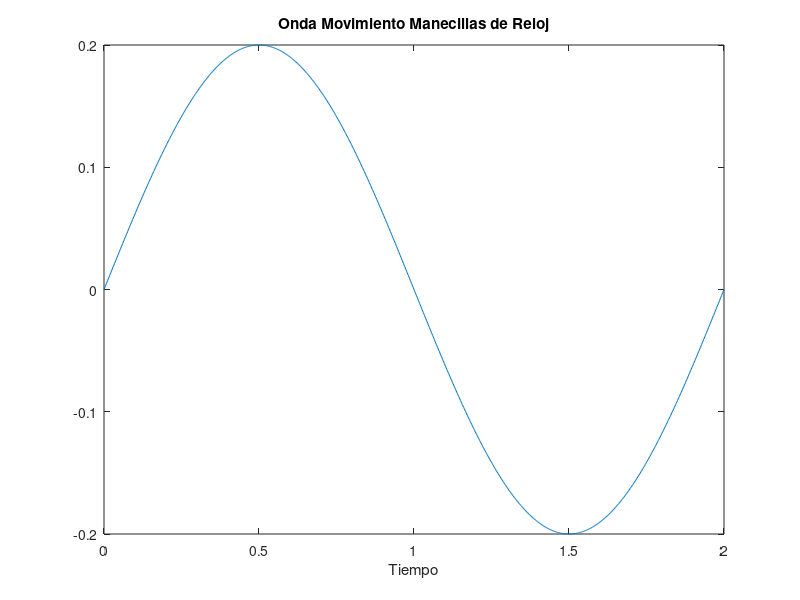

Reproduce this figure in MATLAB.
A=.2;    %Amplitud
F=.5;    %Frecuencia de 7Hz
Fm=1000 %Frecuencia de muestreo, 1000 muestras por segundo
n=0:2/Fm:2;     %Declaracion de mi tiempo discreto
Fase=0; %Fase
X=A*sin(2*pi*F*n+Fase); %Se genera la senal senoidal
figure(1),plot(n,X)
hold on;
xlabel("Tiempo")
title("Onda Movimiento Manecillas de Reloj")